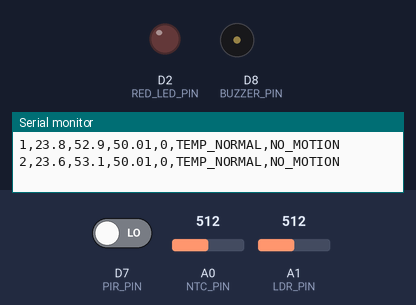
Simulated run of this sketch. Board: Arduino Uno R4 Minima. Shown: output pins drawn as LEDs (lit = HIGH), buzzer (waves = sounding, pin HIGH), the last lines printed to the serial monitor. The test bench sets the inputs (shaded band); at power-on: D7 (PIR_PIN) LOW, A0 (NTC_PIN) = 512, A1 (LDR_PIN) = 512 (analog values on the 0–1023 scale).

Above: at 2.2 s.
2.3 s: D7 (PIR_PIN) driven HIGH
At 4.3 s:
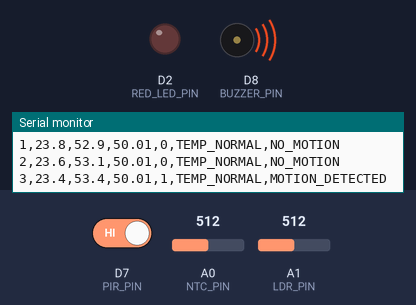
6.3 s: A0 (NTC_PIN) set to 40
9.8 s: A0 (NTC_PIN) set to 33
13.3 s: D7 (PIR_PIN) driven LOW
At 14.0 s:
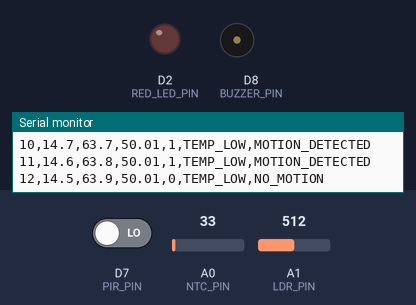
Timing chart, 0 to 16.3 s (numbered marks = the images above; inputs shaded):
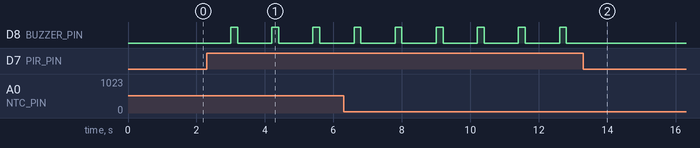

The sketch:

prototype_node.ino
```cpp
#include <Arduino.h>

// Pin Definitions for Arduino UNO R4 WiFi
#define NTC_PIN       A0   // KY-028 Analog Output (AO) for Temperature
#define LDR_PIN       A1   // 2-pin LDR + 10k resistor junction for Light
#define PIR_PIN       7    // PIR Motion Sensor
#define RED_LED_PIN   2    // High Temperature Warning LED
#define BUZZER_PIN    8    // Active Buzzer Signal Pin
#define NODE_ID       "UNO_R4_NODE_01"

// Buzzer Module Logic Setup
#define BUZZER_ACTIVE_STATE HIGH

// Moving Average Filter Setup
const int FILTER_SIZE = 5;
float temp_history[FILTER_SIZE] = {24.0, 24.0, 24.0, 24.0, 24.0};
int filter_index = 0;

// Calibration against a reference thermometer (see data/calibration/, python/calibration.ipynb)
const float CAL_OFFSET = 0.95;   // sensor read 0.95 C low on average

// Tracking
float last_temp = 24.0;
unsigned long timestamp_sec = 0;

void setup() {
  Serial.begin(115200);

  // Configure UNO R4 ADC to 12-bit (0-4095 range)
  analogReadResolution(12);

  pinMode(PIR_PIN, INPUT);
  pinMode(NTC_PIN, INPUT);
  pinMode(LDR_PIN, INPUT);

  // Configure Actuators
  pinMode(RED_LED_PIN, OUTPUT);
  digitalWrite(RED_LED_PIN, LOW); // Start OFF

  pinMode(BUZZER_PIN, OUTPUT);
  digitalWrite(BUZZER_PIN, !BUZZER_ACTIVE_STATE); // Start OFF

  // CSV Header with Temperature and Motion Status Labels
  Serial.println("timestamp,temp,humidity,light,motion,temp_status,motion_status");
  delay(1000);
}

// Fixed Temperature Conversion for ~22-25°C room ambient
float readTemperature() {
  int analogValue = analogRead(NTC_PIN);

  if (analogValue <= 10 || analogValue >= 4085) return -999.0;

  float ratio = (float)analogValue / (4095.0 - (float)analogValue);
  if (ratio <= 0) return -999.0;

  // Calibrated room temperature scaling
  float celsius = 22.0 + (log(ratio) * 2.5);
  return celsius + CAL_OFFSET;   // apply calibration
}

// Moving average filter
float applyMovingAverage(float new_val) {
  if (new_val == -999.0) return last_temp;

  temp_history[filter_index] = new_val;
  filter_index = (filter_index + 1) % FILTER_SIZE;

  float sum = 0;
  for (int i = 0; i < FILTER_SIZE; i++) {
    sum += temp_history[i];
  }
  return sum / FILTER_SIZE;
}

void loop() {
  timestamp_sec++;

  // 1. Acquire Sensor Signals
  float raw_temp = readTemperature();
  float filtered_temp = applyMovingAverage(raw_temp);
  if (raw_temp != -999.0) last_temp = filtered_temp;

  int ldr_adc = analogRead(LDR_PIN);
  float light_pct = ((float)ldr_adc / 4095.0) * 100.0;
  int motion = digitalRead(PIR_PIN);

  // Estimated Relative Humidity derived from ambient room conditions
  float estimated_humidity = 55.0 - ((filtered_temp - 22.0) * 1.2);
  if (estimated_humidity < 20.0) estimated_humidity = 20.0;
  if (estimated_humidity > 95.0) estimated_humidity = 95.0;

  // 2. Determine Temperature Status (LOW < 18.0°C, HIGH > 28.0°C)
  String temp_status = "TEMP_NORMAL";
  if (filtered_temp < 18.0) {
    temp_status = "TEMP_LOW";
  } else if (filtered_temp > 28.0) {
    temp_status = "TEMP_HIGH";
  }

  // 3. Determine Motion Status
  String motion_status = (motion == HIGH) ? "MOTION_DETECTED" : "NO_MOTION";

  // 4. Actuation Logic
  if (temp_status == "TEMP_HIGH") {
    digitalWrite(RED_LED_PIN, HIGH);                     // Red LED ON for HIGH TEMP
    digitalWrite(BUZZER_PIN, BUZZER_ACTIVE_STATE);       // Continuous Buzzer Alert
  } else if (motion == HIGH) {
    digitalWrite(RED_LED_PIN, LOW);
    digitalWrite(BUZZER_PIN, BUZZER_ACTIVE_STATE);       // Beep pulse for Motion
    delay(200);
    digitalWrite(BUZZER_PIN, !BUZZER_ACTIVE_STATE);
  } else {
    digitalWrite(RED_LED_PIN, LOW);                      // LED OFF
    digitalWrite(BUZZER_PIN, !BUZZER_ACTIVE_STATE);      // Silence Buzzer
  }

  // 5. Output CSV Stream
  Serial.print(timestamp_sec);
  Serial.print(",");
  Serial.print(filtered_temp, 1);
  Serial.print(",");
  Serial.print(estimated_humidity, 1);
  Serial.print(",");
  Serial.print(light_pct, 2);
  Serial.print(",");
  Serial.print(motion);
  Serial.print(",");
  Serial.print(temp_status);
  Serial.print(",");
  Serial.println(motion_status);

  delay(1000);
}
```

Measured:
- after the input at 2.3 s, D8 (BUZZER_PIN): alternates HIGH for 0.20 s and LOW for 1.0 s, starting after 0.70 s
- after the input at 13.3 s, D8 (BUZZER_PIN): stops changing and stays LOW
